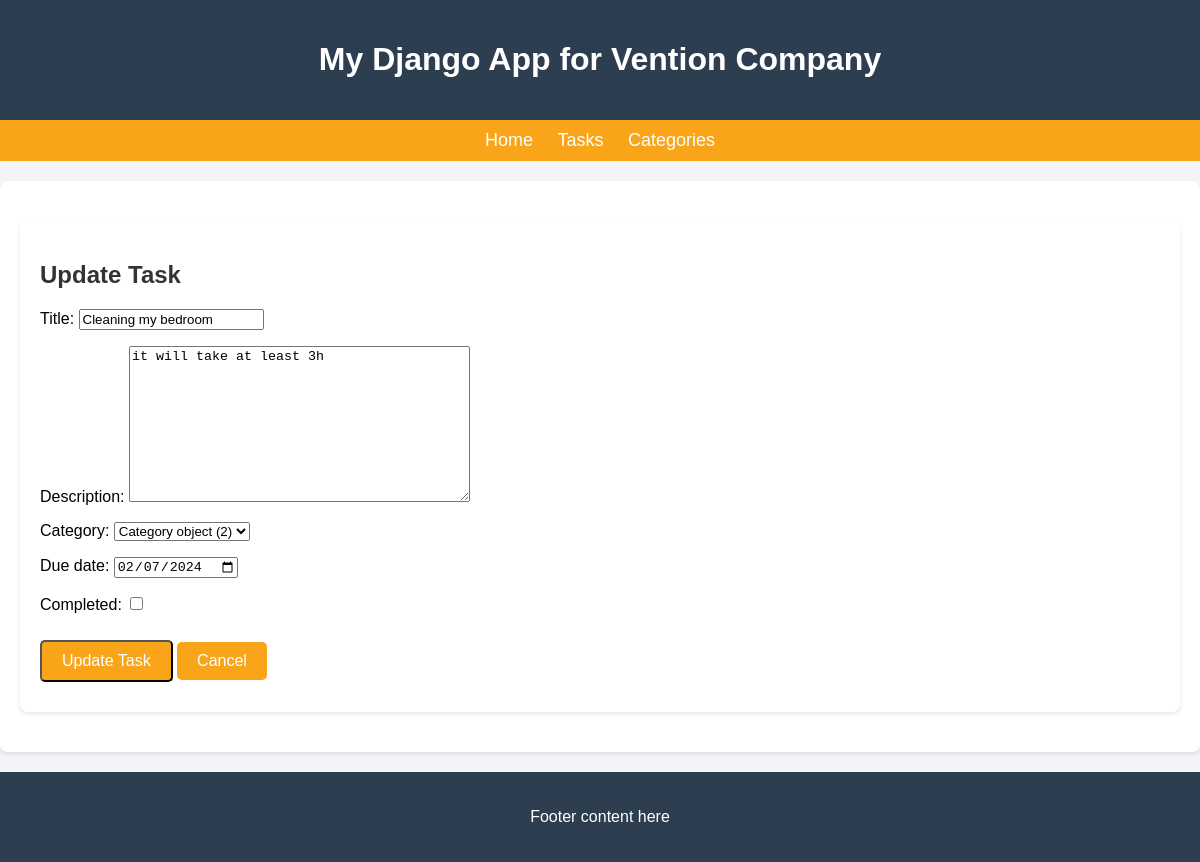
The page /tasks/3/update/ on the database its author committed.
### vention_app/models.py (models this page shows, shortened)
class Task(models.Model):
    title = models.CharField(max_length=100)
    description = models.TextField()
    completed = models.BooleanField(default=False)
    category = models.ForeignKey(Category, on_delete=models.CASCADE)
    due_date = models.DateField(null=True, blank=True) # An extra

### vention_app/views.py (the view)
# urls.py: path('tasks/<int:pk>/update/', TaskUpdateView.as_view(), name='task_update'),  # Update a task
class TaskUpdateView(UpdateView):
    model = Task
    form_class = TaskForm
    template_name = 'vention_app/task_update.html'
    success_url = reverse_lazy('tasks')

### vention_app/forms.py
class TaskForm(forms.ModelForm):
    class Meta:
        model = Task
        fields = ['title', 'description', 'category', 'due_date', 'completed']
        widgets = {
            'due_date': forms.DateInput(format='%Y-%m-%d', attrs={'type': 'date'}),
        }

### vention_app/templates/vention_app/task_update.html (shortened to what this page needs)
{% extends 'vention_app/base.html' %}
{% block content %}
    <div class="container">
        <h2>Update Task</h2>
        <form method="post">
            {{ form.as_p }}
            <button type="submit" class="btn btn-primary">Update Task</button>
            <a href="{% url 'tasks' %}" class="btn btn-secondary">Cancel</a>
        </form>
    </div>
{% endblock %}

### vention_app/templates/vention_app/base.html (style rules this page uses)
body { font-family: Arial, sans-serif; background-color: #f4f4f8; margin: 0; padding: 0; }
.container { max-width: 1200px; margin: 20px auto; padding: 20px; background-color: white; border-radius: 8px; box-shadow: 0 2px 4px rgba(0, 0, 0, 0.1); }
h2 { color: #333; }
.btn { display: inline-block; padding: 10px 20px; background-color: #FAA519; color: white; text-decoration: none; border-radius: 5px; margin: 10px 0; font-size: 16px; }

### rows shown on the page
Task: title "Cleaning my bedroom", description "it will take at least 3h", category "Category object (2)", due_date "02/07/2024"
